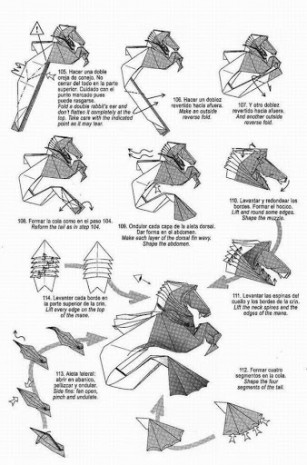
#> input picture PaperPics/Complicated.jpg, 307 x 465 px, given in place of the camera
$ python paper_detection.py   (older library calls are emulated)
#> lines starting #> are read from the running program, lines starting #| are printed output that depends on the picture; after the words box and inside, x2 and y2 are one past the last pixel; in counts of white or black regions, pixels touching at a corner belong together
#> further down, frame is the input picture: shape (465, 307, 3); min 10, max 255, mean 224.2
"""Software Design

CV Assisted Origami
Olin College 2017-2018

Mark, Kevin, Sid
"""

import numpy as np
import cv2
from matplotlib import pyplot as plt

"""
def detection(frame):

	MIN_MATCH_COUNT = 10

	img1 = cv2.imread('pattern3.jpg',0)          # queryImage

	img2 = cv2.cvtColor(frame, cv2.COLOR_BGR2GRAY)

	orb = cv2.ORB_create()
	kp1, des1 = orb.detectAndCompute(img1,None)
	kp2, des2 = orb.detectAndCompute(img2,None)
	bf = cv2.BFMatcher()
	matches = bf.knnMatch(des1,des2, k=2)
	#matches = sorted(matches, key = lambda x:x.distance)

	good = []
	for m,n in matches:
	    if m.distance < 0.8*n.distance:
	        good.append([m])

	img3 = cv2.drawMatchesKnn(img1,kp1,img2,kp2,good,None,flags=2)

	return img3
"""
"""
def detection(frame):

	MIN_MATCH_COUNT = 5

	img1 = cv2.imread('checker.jpg',0)          # queryImage

	#img2 = cv2.cvtColor(frame, cv2.COLOR_BGR2GRAY)
	img2 = frame

	orb = cv2.ORB_create()
	kp1, des1 = orb.detectAndCompute(img1,None)
	kp2, des2 = orb.detectAndCompute(img2,None)
	bf = cv2.BFMatcher(cv2.NORM_HAMMING, crossCheck=True)
	matches = bf.match(des1,des2)
	matches = sorted(matches, key = lambda x:x.distance)

	img3 = cv2.drawMatches(img1,kp1,img2,kp2,matches[:MIN_MATCH_COUNT], None, flags=2)


	return img3

def detection(img):
	im = img
	imgc = img

	imgray = cv2.cvtColor(im,cv2.COLOR_BGR2GRAY)
	imhsv = cv2.cvtColor(im,cv2.COLOR_BGR2HSV)

	ret,thresh = cv2.threshold(imgray,127,255,0)

	image, contours, hiers = cv2.findContours(thresh,cv2.RETR_TREE,cv2.CHAIN_APPROX_SIMPLE)
	largest = max(contours, key = cv2.contourArea)

	x,y,w,h = cv2.boundingRect(largest)
	imgc = cv2.drawContours(imgc, largest, -1, (0,255,0), 3)

	cv2.rectangle(imgc,(x,y),(x+w,y+h),(0,0,255),3)
	#mask = cv2.inRange(imhsv, lower_white, upper_white)

	#blur = cv2.GaussianBlur(img,(5,5),0)

	# Set threshold and maxValue
	thresh = 130
	maxValue = 220

	# Basic threshold example
	th, dst = cv2.threshold(img, thresh, maxValue, cv2.THRESH_BINARY);

	return dst
"""
def around(x, base=5):
	return int(base * round(float(x)/base))

def detection(img):
	# Image preprocessing and thresholding
	canvas = np.zeros((img.shape[0], img.shape[1], 3), dtype = "uint8")

	imgray = cv2.cvtColor(img,cv2.COLOR_BGR2GRAY)
	thresh = imgray.mean()
#> thresh = 224.2
	maxValue = 180
	ret, thresh = cv2.threshold(imgray, thresh, maxValue, 0);
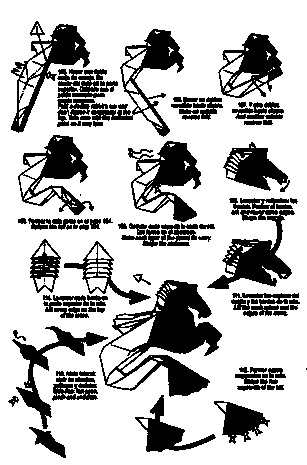
#> thresh: shape (465, 307); values 0 (black) and 180 (white), 73.4% white; 90 black regions (5 under 20 px), largest, box (x1, y1, x2, y2) and area: (99, 280, 222, 397) 5850, (128, 141, 201, 222) 2687, (207, 210, 295, 289) 2483
#> ret = 224

	# Image contour detection
	#img, cnt, hiers = cv2.findContours(thresh, cv2.RETR_TREE, cv2.CHAIN_APPROX_SIMPLE)
	#largest = max(cnt, key=cv2.contourArea)
	#imgn = cv2.drawContours(img, cnt, 2, (0,255,0), 3)

	gray = cv2.bilateralFilter(thresh, 9, 17, 17)
	edges = cv2.Canny(gray, 100, 200, apertureSize = 3)
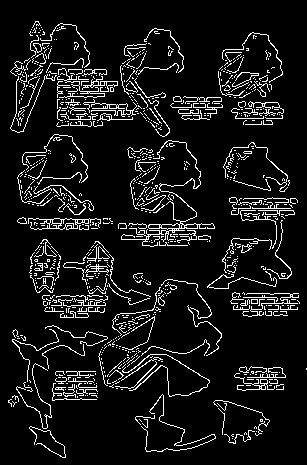
#> edges: shape (465, 307); 8.9% white in thin lines or dots
	"""
	corners = cv2.goodFeaturesToTrack(edged, 4, 0.01, 10)
	corners = np.int0(corners)

	for corner in corners:
	    x,y = corner.ravel()
	    cv2.circle(edged,(x,y),3,255,-1)

		im2,contours,hierarchy = cv2.findContours(edges, cv2.RETR_EXTERNAL, cv2.CHAIN_APPROX_NONE)

		if len(contours) != 0:
			c = max(contours, key = cv2.contourArea)
			cv2.drawContours(edges, c, -1, 255, 3)

	"""

	minLineLength = 5
	maxLineGap = 10


	#dst = cv2.cornerHarris(edges,30,17,0.06)
	#dst = cv2.dilate(dst,None)

	# Threshold for an optimal value, it may vary depending on the image.
	#canvas[dst>0.5*dst.max()]=[255,255,255]

	lines = cv2.HoughLines(edges,1,np.pi/360,6,minLineLength,maxLineGap)

	# We need to filter these lines somehow to reduce random/arbitrary data
	theta_bins = dict()

	for line in lines[:50]:
		for rho,theta in line:
			nearest = str(around(int(np.degrees(theta)), base=10))
			if nearest in theta_bins:
				theta_bins[nearest] += 1
			else:
				theta_bins[nearest] = 1
#> this loop made 50 passes
#> line on passes 1 to 12: [[109, 1.56]], [[228, 1.57]], [[120, 1.56]], [[107, 1.58]], [[111, 1.56]], [[115, 1.56]], [[102, 1.6]], [[221, 1.64]], [[272, 0.785]], [[112, 1.55]], [[214, 1.67]], [[70, 1.72]]
#> after the loop, theta_bins = 9 items

	common_theta_base = sorted(theta_bins, key=theta_bins.get, reverse=True)
#> common_theta_base = ['90', '100', '140', '160', '0', '10', '180', '40', '150']
	print(common_theta_base)
#| ['90', '100', '140', '160', '0', '10', '180', '40', '150']
	print(theta_bins)
#| {'90': 25, '40': 1, '100': 6, '140': 6, '0': 3, '10': 2, '150': 1, '160': 4, '180': 2}

	for line in lines[:40]:
		for rho,theta in line:
			nearest = around(int(np.degrees(theta)), base=5)
			if nearest in common_theta_base:
				a = np.cos(np.radians(nearest))
				b = np.sin(np.radians(nearest))
				x0 = a*rho
				y0 = b*rho
				x1 = int(x0 + 1000*(-b))
				y1 = int(y0 + 1000*(a))
				x2 = int(x0 - 1000*(-b))
				y2 = int(y0 - 1000*(a))
				cv2.line(canvas,(x1,y1),(x2,y2),(255,255,255),2)
#> this loop made 40 passes
#> canvas: shape (465, 307, 3); every value is 0


	return gray


	#dst = cv2.cornerHarris(canvas,10,17,0.06)
	#dst = cv2.dilate(dst,None)

	# Threshold for an optimal value, it may vary depending on the image.
	#canvas[dst>0.5*dst.max()]=[0,0,255]


vc = cv2.VideoCapture(0)

if vc.isOpened(): # try to get the first frame
    rval, frame = vc.read()
else:
    rval = False

while rval:
	rval, img = vc.read()
	img = detection(img)
	cv2.imshow("feed", img)
	key = cv2.waitKey(20)
#> (key Esc is pressed here)

	if key == 27:
		break

cv2.destroyWindow("feed")
